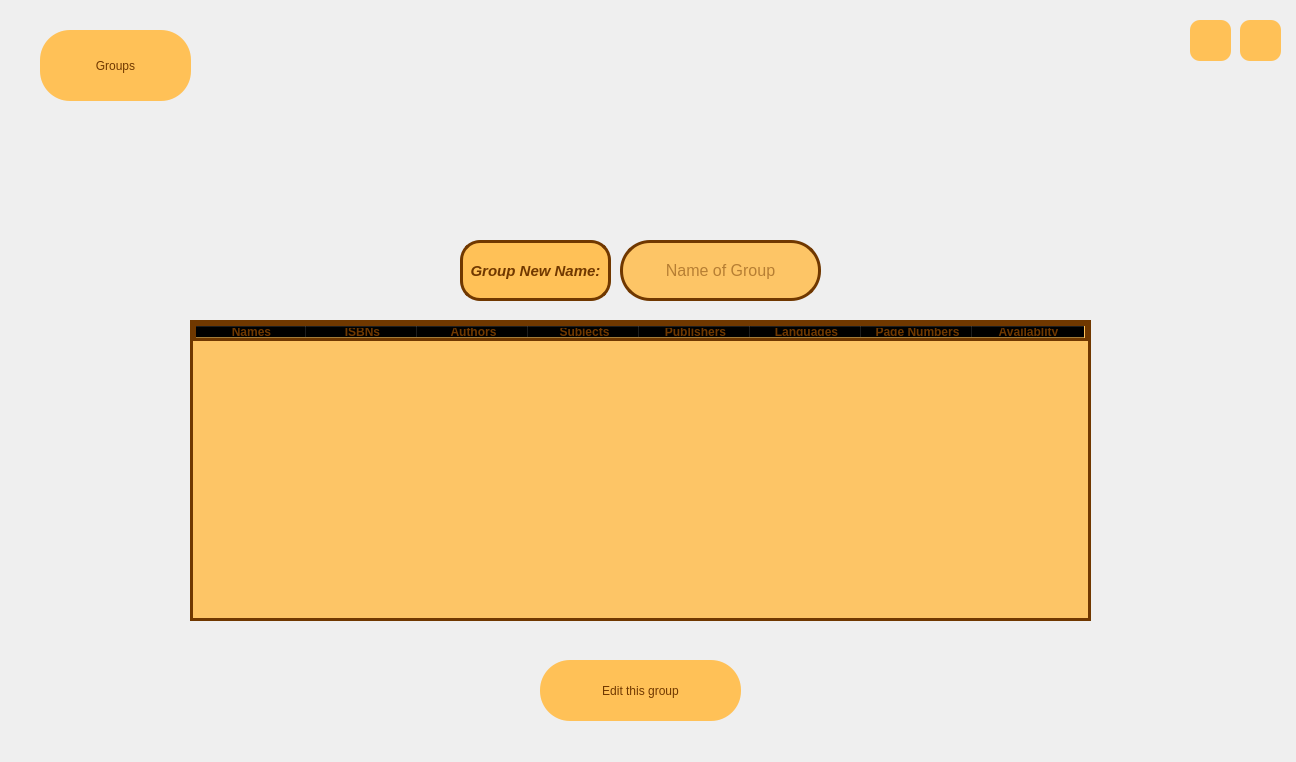
<?xml version="1.0" encoding="UTF-8"?>
<ui version="4.0">
 <class>editGroup</class>
 <widget class="QMainWindow" name="editGroup">
  <property name="geometry">
   <rect>
    <x>0</x>
    <y>0</y>
    <width>1296</width>
    <height>762</height>
   </rect>
  </property>
  <property name="minimumSize">
   <size>
    <width>1296</width>
    <height>762</height>
   </size>
  </property>
  <property name="maximumSize">
   <size>
    <width>1296</width>
    <height>762</height>
   </size>
  </property>
  <property name="windowTitle">
   <string>Edit Group</string>
  </property>
  <property name="windowIcon">
   <iconset resource="icons.qrc">
    <normaloff>:/icons/icons/mainicon.png</normaloff>:/icons/icons/mainicon.png</iconset>
  </property>
  <property name="styleSheet">
   <string notr="true">#centralwidget
{
	border-image: url(:/new/photos/editGroup.jpg);
}

QPushButton
{
	color: rgb(112, 56, 0);
	background-color: rgb(255, 193, 87);
	font: 24pt &quot;Tw Cen MT Condensed Extra Bold&quot;;
    border-radius: 10px;
}
QPushButton:hover
{	
	background-color: rgb(213, 107, 0);
}
QLabel
{
	color: rgb(112, 56, 0);
	background-color: rgb(255, 193, 87);
	border-radius: 20px;
}</string>
  </property>
  <widget class="QWidget" name="centralwidget">
   <widget class="QLineEdit" name="nameEdit">
    <property name="geometry">
     <rect>
      <x>620</x>
      <y>240</y>
      <width>201</width>
      <height>61</height>
     </rect>
    </property>
    <property name="font">
     <font>
      <pointsize>12</pointsize>
      <weight>50</weight>
      <bold>false</bold>
     </font>
    </property>
    <property name="styleSheet">
     <string notr="true">color: rgb(112, 56, 0);
border-radius: 30px;
background-color: rgba(255, 193, 87, 0.9);
border:3px solid rgb(112, 56, 0);
</string>
    </property>
    <property name="alignment">
     <set>Qt::AlignCenter</set>
    </property>
    <property name="placeholderText">
     <string>Name of Group</string>
    </property>
   </widget>
   <widget class="QPushButton" name="closeButton">
    <property name="geometry">
     <rect>
      <x>1240</x>
      <y>20</y>
      <width>41</width>
      <height>41</height>
     </rect>
    </property>
    <property name="cursor">
     <cursorShape>PointingHandCursor</cursorShape>
    </property>
    <property name="toolTip">
     <string>Close the app</string>
    </property>
    <property name="text">
     <string/>
    </property>
    <property name="icon">
     <iconset resource="icons.qrc">
      <normaloff>:/icons/icons/error.png</normaloff>:/icons/icons/error.png</iconset>
    </property>
    <property name="iconSize">
     <size>
      <width>30</width>
      <height>30</height>
     </size>
    </property>
   </widget>
   <widget class="QPushButton" name="editButton">
    <property name="geometry">
     <rect>
      <x>540</x>
      <y>660</y>
      <width>201</width>
      <height>61</height>
     </rect>
    </property>
    <property name="styleSheet">
     <string notr="true">border-radius: 30px;</string>
    </property>
    <property name="text">
     <string>Edit this group</string>
    </property>
   </widget>
   <widget class="QTableWidget" name="tableWidget">
    <property name="geometry">
     <rect>
      <x>190</x>
      <y>320</y>
      <width>901</width>
      <height>301</height>
     </rect>
    </property>
    <property name="cursor" stdset="0">
     <cursorShape>PointingHandCursor</cursorShape>
    </property>
    <property name="styleSheet">
     <string notr="true">color: rgb(112, 56, 0);
background-color: rgba(255, 193, 87, 0.9);
border:3px solid rgb(112, 56, 0);
</string>
    </property>
    <property name="frameShape">
     <enum>QFrame::StyledPanel</enum>
    </property>
    <property name="frameShadow">
     <enum>QFrame::Sunken</enum>
    </property>
    <property name="alternatingRowColors">
     <bool>false</bool>
    </property>
    <property name="selectionMode">
     <enum>QAbstractItemView::MultiSelection</enum>
    </property>
    <property name="selectionBehavior">
     <enum>QAbstractItemView::SelectRows</enum>
    </property>
    <property name="sortingEnabled">
     <bool>true</bool>
    </property>
    <attribute name="horizontalHeaderDefaultSectionSize">
     <number>111</number>
    </attribute>
    <column>
     <property name="text">
      <string>Names</string>
     </property>
     <property name="font">
      <font>
       <weight>75</weight>
       <bold>true</bold>
      </font>
     </property>
    </column>
    <column>
     <property name="text">
      <string>ISBNs</string>
     </property>
     <property name="font">
      <font>
       <weight>75</weight>
       <bold>true</bold>
      </font>
     </property>
    </column>
    <column>
     <property name="text">
      <string>Authors</string>
     </property>
     <property name="font">
      <font>
       <weight>75</weight>
       <bold>true</bold>
      </font>
     </property>
    </column>
    <column>
     <property name="text">
      <string>Subjects</string>
     </property>
     <property name="font">
      <font>
       <weight>75</weight>
       <bold>true</bold>
      </font>
     </property>
    </column>
    <column>
     <property name="text">
      <string>Publishers</string>
     </property>
     <property name="font">
      <font>
       <weight>75</weight>
       <bold>true</bold>
      </font>
     </property>
    </column>
    <column>
     <property name="text">
      <string>Languages</string>
     </property>
     <property name="font">
      <font>
       <weight>75</weight>
       <bold>true</bold>
      </font>
     </property>
    </column>
    <column>
     <property name="text">
      <string>Page Numbers</string>
     </property>
     <property name="font">
      <font>
       <weight>75</weight>
       <bold>true</bold>
      </font>
     </property>
    </column>
    <column>
     <property name="text">
      <string>Availablity</string>
     </property>
     <property name="font">
      <font>
       <weight>75</weight>
       <bold>true</bold>
      </font>
     </property>
    </column>
   </widget>
   <widget class="QPushButton" name="dashButton">
    <property name="geometry">
     <rect>
      <x>40</x>
      <y>30</y>
      <width>151</width>
      <height>71</height>
     </rect>
    </property>
    <property name="cursor">
     <cursorShape>PointingHandCursor</cursorShape>
    </property>
    <property name="styleSheet">
     <string notr="true">border-radius: 30px;</string>
    </property>
    <property name="text">
     <string>Groups</string>
    </property>
   </widget>
   <widget class="QLabel" name="label">
    <property name="geometry">
     <rect>
      <x>460</x>
      <y>240</y>
      <width>151</width>
      <height>61</height>
     </rect>
    </property>
    <property name="font">
     <font>
      <pointsize>11</pointsize>
      <weight>75</weight>
      <italic>true</italic>
      <bold>true</bold>
     </font>
    </property>
    <property name="styleSheet">
     <string notr="true">border:3px solid rgb(112, 56, 0);</string>
    </property>
    <property name="text">
     <string>Group New Name:</string>
    </property>
    <property name="alignment">
     <set>Qt::AlignCenter</set>
    </property>
    <property name="margin">
     <number>10</number>
    </property>
   </widget>
   <widget class="QPushButton" name="menuButton">
    <property name="geometry">
     <rect>
      <x>1190</x>
      <y>20</y>
      <width>41</width>
      <height>41</height>
     </rect>
    </property>
    <property name="cursor">
     <cursorShape>PointingHandCursor</cursorShape>
    </property>
    <property name="toolTip">
     <string>Back to main menu</string>
    </property>
    <property name="text">
     <string/>
    </property>
    <property name="icon">
     <iconset resource="icons.qrc">
      <normaloff>:/icons/icons/previous.png</normaloff>:/icons/icons/previous.png</iconset>
    </property>
    <property name="iconSize">
     <size>
      <width>30</width>
      <height>30</height>
     </size>
    </property>
   </widget>
  </widget>
 </widget>
 <resources>
  <include location="icons.qrc"/>
 </resources>
 <connections/>
</ui>
